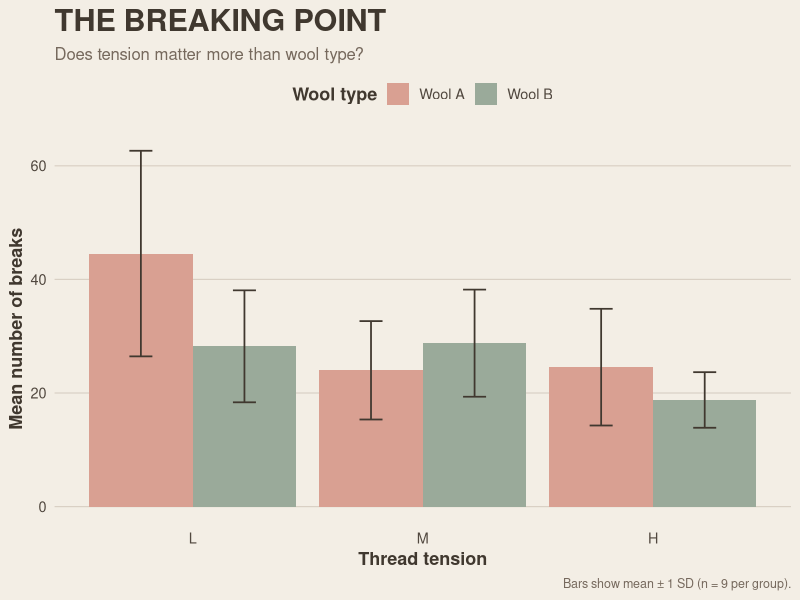

The R script that drew this image:
library(tidyverse)
data("warpbreaks")

View(warpbreaks)
str(warpbreaks)

break_summary <- 
  warpbreaks |> 
    group_by(wool, tension) |>
    summarise(
      mean_breaks = mean(breaks),
      sd_breaks = sd(breaks)
    ) |>
  
    mutate(lower_bound = mean_breaks - sd_breaks,
           upper_bound = mean_breaks + sd_breaks)
  
ggplot(
  data = break_summary,
  aes(
    x = tension,
    y = mean_breaks,
    fill = wool)
  ) +
      geom_col(position = "dodge") +
      geom_errorbar(
        aes(
          ymin = lower_bound, 
          ymax = upper_bound
        ),
          position = position_dodge(width = 0.9),
          width = 0.2,
          colour = "#40382F",
          linewidth = 0.6
      ) +
  scale_fill_manual(
    name = "Wool type",
    values = c(
      "A" = "#D9A092",
      "B" = "#9AAA9A"
    ),
    labels = c(
      "A" = "Wool A",
      "B" = "Wool B"
    )
) +
  labs(
    title = "THE BREAKING POINT",
    subtitle = "Does tension matter more than wool type?",
    x = "Thread tension",
    y = "Mean number of breaks",
    caption = "Bars show mean ± 1 SD (n = 9 per group)."
  ) +
  theme_minimal(base_size = 13) +
  theme(
    plot.background = element_rect(
      fill = "#F3EEE5", colour = NA
    ),
    panel.background = element_rect(
      fill = "#F3EEE5", colour = NA
    ),
    panel.grid.major.x = element_blank(),
    panel.grid.minor = element_blank(),
    panel.grid.major.y = element_line(
      colour = "#D9D0C4", linewidth = 0.4
    ),
    axis.title = element_text(
      colour = "#40382F", face = "bold"
    ),
    axis.text = element_text(
      colour = "#51483F"
    ),
    plot.title = element_text(
      size = 22, face = "bold", colour = "#40382F"
    ),
    plot.subtitle = element_text(
      size = 12, colour = "#76695D"
    ),
    legend.position = "top",
    legend.title = element_text(
      face = "bold", colour = "#40382F"
    ),
    legend.text = element_text(
      colour = "#51483F"
    ),
    plot.caption = element_text(
      colour = "#76695D", size = 9
    )
  )  
